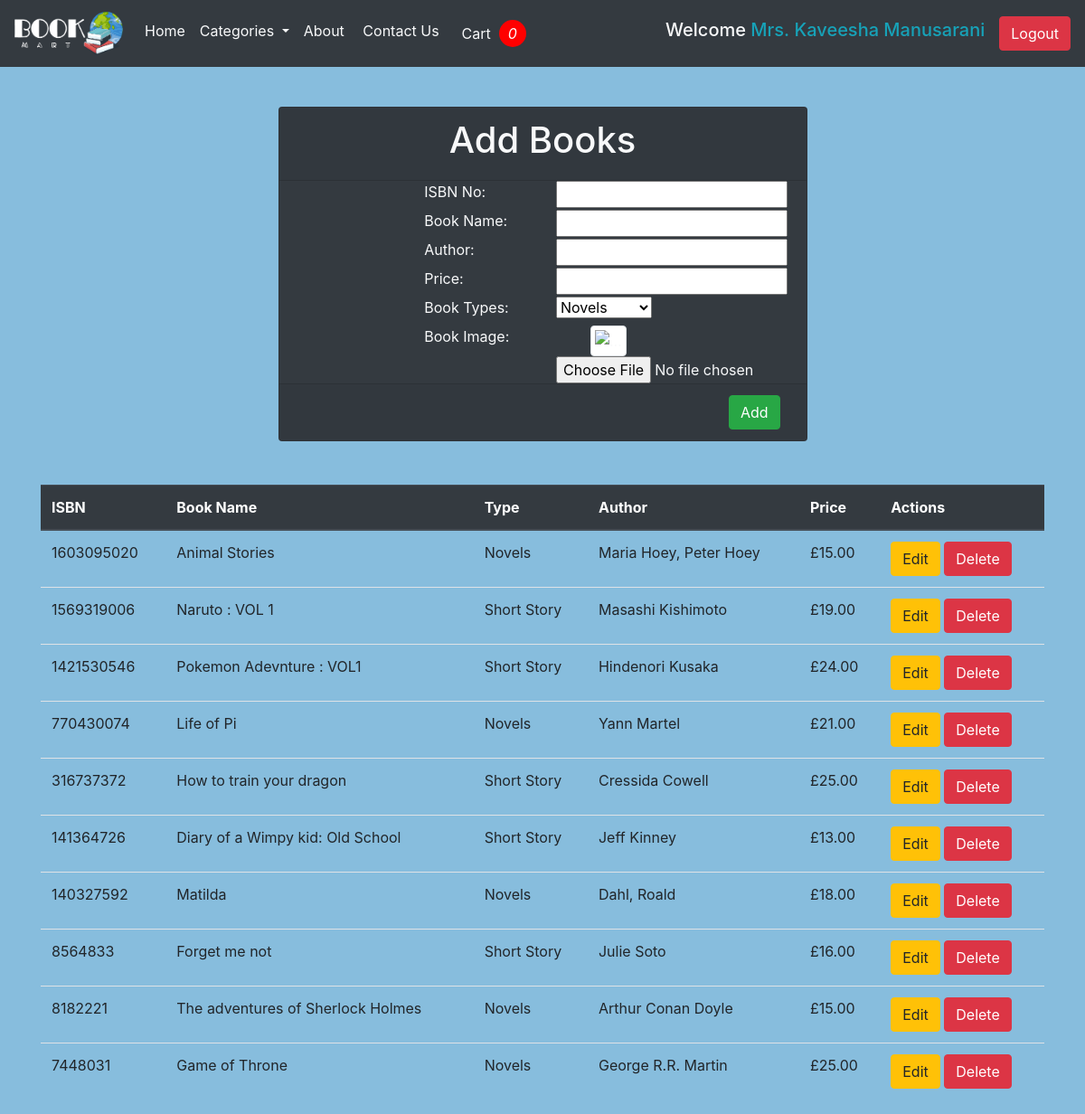
The app's page /AdminPanel.php (signed in) with its own data.
### tables this page shows
CREATE TABLE `book` (
  `bookID` int(11) NOT NULL,
  `bname` varchar(255) NOT NULL,
  `bauthor` varchar(255) NOT NULL,
  `bprice` decimal(10,2) NOT NULL,
  `btype` enum('Novels','ShortStory','Thriller','Fantasy','Fiction') NOT NULL,
  `bimage` varchar(255) NOT NULL
);

### AdminPanel.php (the view, shortened to what this page needs)
<?php
@include 'header.php';
@include 'configDatabase.php';
    $queryAllBook = "SELECT * FROM book ORDER BY bookID DESC";
    $resultAllBook = $conn->query($queryAllBook);
    $books = [];
    if ($resultAllBook->num_rows > 0) {
        while ($rowNewArrival = $resultAllBook->fetch_assoc()) {
            $books[] = $rowNewArrival;
        }
    }
?>
<!DOCTYPE html>
<html lang="en">
<head>
    <link href="css/AdminPanel.css" rel="stylesheet">
</head>
<body>
    <h2>Insert Book</h2>
    <br><br><br>
    <div class="row">
        <div class="col-md-3"></div>
        <div class="col-md-6">
            <div class="card bg-dark text-light">
                <form method="post" action="<?php echo htmlspecialchars($_SERVER["PHP_SELF"]); ?>" enctype="multipart/form-data">
                    <div class="card-header text-center">
                        <h1>Add Books</h1>
                    </div>
                    <div class="body container">
                        <div class="row">
                            <div class="col-md-3"> </div>
                            <div class="col-md-6">
                                <div class="row">
                                    <div class="col-md-6">
                                        <label for="title">ISBN No:</label>
                                    </div>
                                    <div class="col-md-6">
                                        <input type="text" name="bookID" id="bookID" required>
                                    </div>
                                </div>
                                <div class="row">
                                    <div class="col-md-6">
                                        <label for="title">Book Name:</label>
                                    </div>
                                    <div class="col-md-6">
                                        <input type="text" name="bname" id="bname" required>
                                    </div>
                                </div>
                                <div class="row">
                                    <div class="col-md-6">
                                        <label for="author">Author:</label>
                                    </div>
                                    <div class="col-md-6">
                                        <input type="text" name="bauthor" id="bauthor" required>
                                    </div>
                                </div>
                                <div class="row">
                                    <div class="col-md-6">
                                        <label for="published_year">Price:</label>
                                    </div>
                                    <div class="col-md-6">
                                        <input type="number" name="bprice" id="bprice" required>
                                    </div>
                                </div>
                                <div class="row">
                                    <div class="col-md-6">
                                        <label for="dropdown">Book Types:</label>
                                    </div>
                                    <div class="col-md-6">
                                        <div class="dropdown">
                                            <select id="btype" name="btype" id="btype">
                                                <option value="Novels">Novels</option>
                                            </select>
                                        </div>
                                    </div>
                                </div>
                                <div class="row">
                                    <div class="col-md-6">
                                        <label for="bookImage">Book Image:</label>
                                    </div>
                                    <div class="col-md-6">
                                    <div class="text-center image-container">
                                    <img src="" id="imageview" class="img-thumbnail" alt="...">
                                    </div>
                                        <input type="file" name="image" id="image" accept="image/png, image/jpg, image/jpeg" onchange="previewImage(this)">
                                    </div>
                                </div>
                            </div>
                        </div>
                    </div>
                    <div class="card-footer">
                    <div class="row">
                        <div class="col-md-10"></div>
                        <div class="col-md-2" id='actionAdd'>
                            <input type="submit" name="action" value="Add" class="btn btn-success">
                        </div>
                    </div>
                    </div>
                </form>
            </div>
        </div>
    </div>
    <br><br>
    <div class="row">
        <div class="container">
            <table class="table">
                <thead class="thead-dark">
                    <tr>
                        <th scope="col">ISBN</th>
                        <th scope="col">Book Name</th>
                        <th scope="col">Type</th>
                        <th scope="col">Author</th>
                        <th scope="col">Price</th>
                        <th>Actions</th>
                    </tr>
                </thead>
                <tbody>
                    <?php
                    foreach ($books as $book) {
                        echo "<tr>";
                        echo "<td>" . $book['bookID'] . "</td>";
                        echo "<td>" . $book['bname'] . "</td>";
                        echo "<td>";
                        if ($book['btype'] == 'Novels') {
                            echo "Novels";
                        } else if ($book['btype'] == 'ShortStory') {
                            echo "Short Story";
                        } else if ($book['btype'] == 'Thriller') {
                            echo "Thriller";
                        } else if ($book['btype'] == 'Fantasy') {
                            echo "Fantasy";
                        }
                        else if ($book['btype'] == 'Fiction') {
                            echo "Fiction";
                        }
                        echo "</td>";
                        echo "<td>" . $book['bauthor'] . "</td>";
                        echo "<td>£" . $book['bprice'] . "</td>";
                        echo "<td>
                                <button class='btn btn-warning' onclick='editBook(" . json_encode($book) . ")'>Edit</button>
                                <a class='btn btn-danger' onclick='return confirm('Are you sure you want to delete this?');' href='AdminPanel.php?delete=".$book['bookID']. "'>
                                <i class='fas fa-trash'></i> Delete
                                </a>
                              </td>";
                        echo "</tr>";
                    }
                    ?>
                </tbody>
            </table>
        </div>
    </div>
</body>
</html>

### records on screen
book: bookID "1603095020", bname "Animal Stories", btype "Novels", bauthor "Maria Hoey, Peter Hoey", bprice "15.00"
book: bookID "1569319006", bname "Naruto : VOL 1", btype "Short Story", bauthor "Masashi Kishimoto", bprice "19.00"
book: bookID "1421530546", bname "Pokemon Adevnture : VOL1", btype "Short Story", bauthor "Hindenori Kusaka", bprice "24.00"
book: bookID "770430074", bname "Life of Pi", btype "Novels", bauthor "Yann Martel", bprice "21.00"
book: bookID "316737372", bname "How to train your dragon", btype "Short Story", bauthor "Cressida Cowell", bprice "25.00"
book: bookID "141364726", bname "Diary of a Wimpy kid: Old School", btype "Short Story", bauthor "Jeff Kinney", bprice "13.00"
book: bookID "140327592", bname "Matilda", btype "Novels", bauthor "Dahl, Roald", bprice "18.00"
book: bookID "8564833", bname "Forget me not", btype "Short Story", bauthor "Julie Soto", bprice "16.00"
book: bookID "8182221", bname "The adventures of Sherlock Holmes", btype "Novels", bauthor "Arthur Conan Doyle", bprice "15.00"
book: bookID "7448031", bname "Game of Throne", btype "Novels", bauthor "George R.R. Martin", bprice "25.00"

### other values on screen
$cartCount "0"
$_SESSION['user_name'] "Kaveesha Manusarani"
